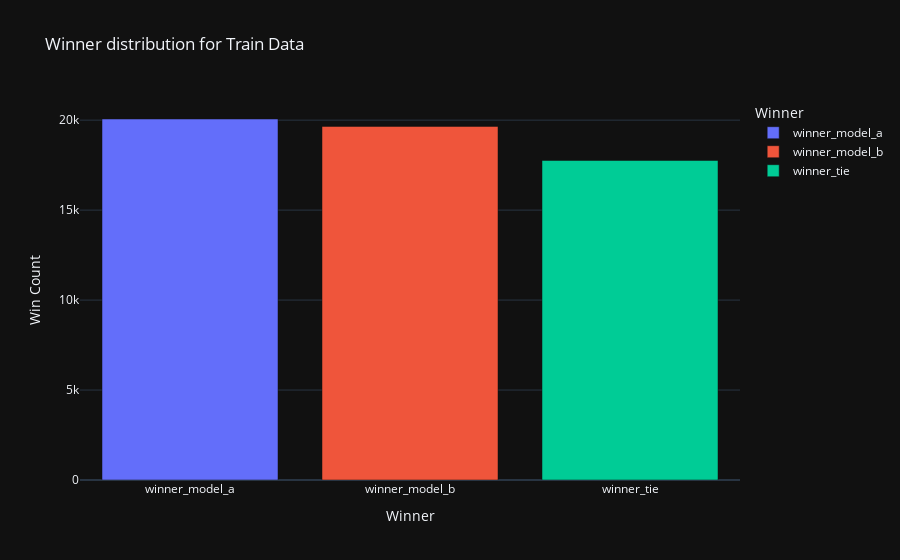

This figure's notebook cell:
### Code cell
counts = df['class_name'].value_counts().reset_index()
counts.columns = ['Winner', 'Win Count']

fig = px.bar(counts, x="Winner", y="Win Count", title="Winner distribution for Train Data",
             labels={"Winner": "Winner", "Win Count": "Win Count"},
             color="Winner", color_continuous_scale="viridis")
fig.update_layout(xaxis_title="Winner", yaxis_title="Win Count")
fig.show()

### Figure 1 — Plotly figure (JSON) as saved in the notebook; plotly's stock layout.template omitted (floating-point values rounded to 4 significant figures)
{"data": [{"hovertemplate": "Winner=%{x}<br>Win Count=%{y}<extra></extra>", "legendgroup": "winner_model_a", "marker": {"color": "#636efa", "pattern": {"shape": ""}}, "name": "winner_model_a", "orientation": "v", "showlegend": true, "textposition": "auto", "x": ["winner_model_a"], "xaxis": "x", "y": [20064], "yaxis": "y", "type": "bar"}, {"hovertemplate": "Winner=%{x}<br>Win Count=%{y}<extra></extra>", "legendgroup": "winner_model_b", "marker": {"color": "#EF553B", "pattern": {"shape": ""}}, "name": "winner_model_b", "orientation": "v", "showlegend": true, "textposition": "auto", "x": ["winner_model_b"], "xaxis": "x", "y": [19652], "yaxis": "y", "type": "bar"}, {"hovertemplate": "Winner=%{x}<br>Win Count=%{y}<extra></extra>", "legendgroup": "winner_tie", "marker": {"color": "#00cc96", "pattern": {"shape": ""}}, "name": "winner_tie", "orientation": "v", "showlegend": true, "textposition": "auto", "x": ["winner_tie"], "xaxis": "x", "y": [17761], "yaxis": "y", "type": "bar"}], "layout": {"xaxis": {"anchor": "y", "domain": [0.0, 1.0], "title": {"text": "Winner"}, "categoryorder": "array", "categoryarray": ["winner_model_a", "winner_model_b", "winner_tie"]}, "yaxis": {"anchor": "x", "domain": [0.0, 1.0], "title": {"text": "Win Count"}}, "legend": {"title": {"text": "Winner"}, "tracegroupgap": 0}, "title": {"text": "Winner distribution for Train Data"}, "barmode": "relative"}}
